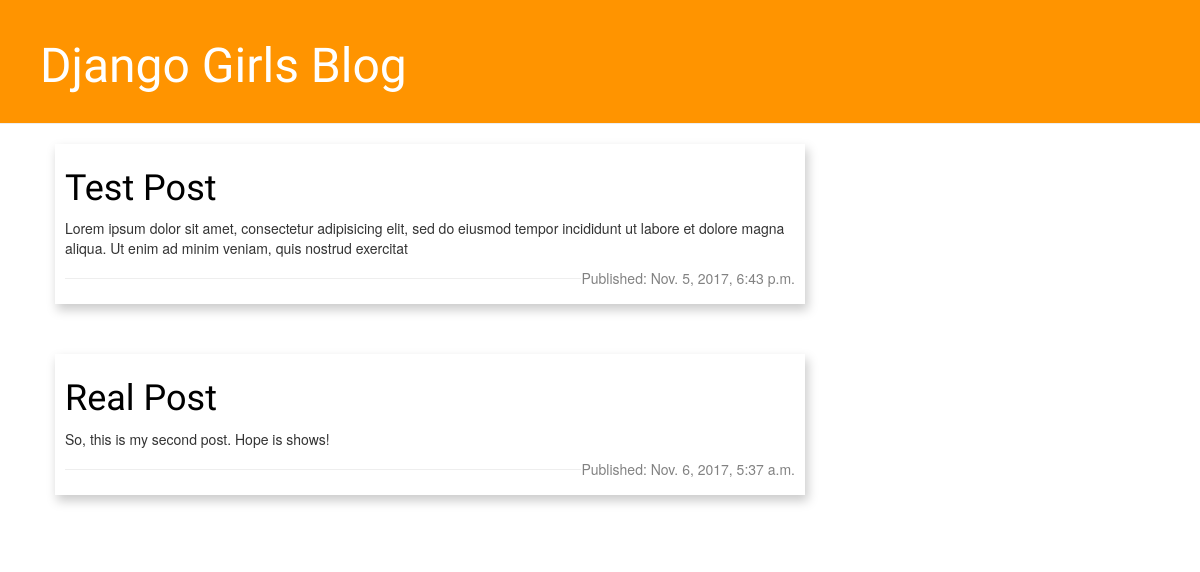
Before: / with the older database file.
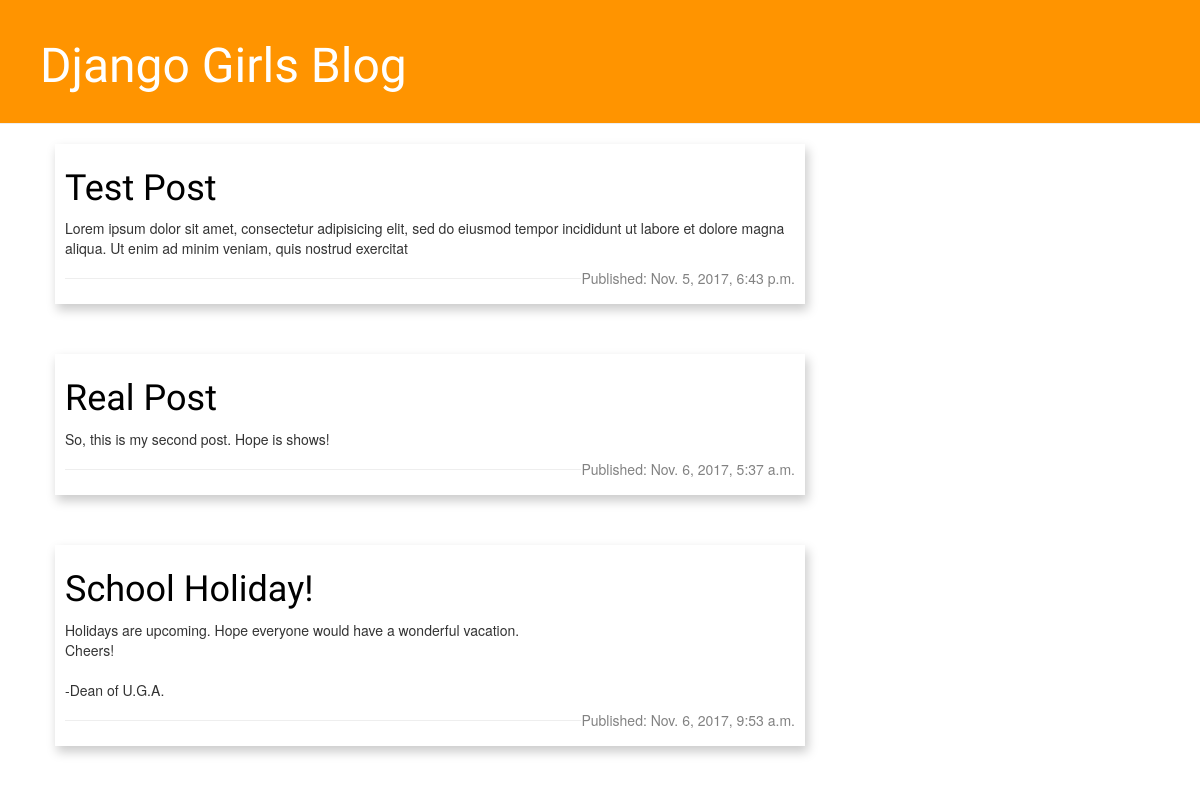
After: the same page with the newer database file.
### blog/models.py (models this page shows, shortened)
class Post(models.Model):
    title = models.CharField(max_length=50)
    text = models.TextField(max_length=200)
    author = models.ForeignKey('auth.User')
    created_date = models.DateTimeField(default=timezone.now)
    published_date = models.DateTimeField(blank=True, null=True)

### blog/views.py (the view)
# urls.py: url(r'^$', views.post_list, name='post_list'),
def	post_list(request):
    posts = Post.objects.filter(published_date__lte=timezone.now()).order_by('published_date')
    return render(request, 'blog/post_list.html', {'posts': posts})

### blog/templates/blog/post_list.html (shortened to what this page needs)
{% load staticfiles %}
<!DOCTYPE html>
<html>
  <head>
    <link	rel="stylesheet"	href="//maxcdn.bootstrapcdn.com/bootstrap/3.2.0/css/bootstrap.min.css">
    <link	rel="stylesheet"	href="//maxcdn.bootstrapcdn.com/bootstrap/3.2.0/css/bootstrap-theme.min.css">
    <link rel="stylesheet" href="{%	static 'css/blog.css' %}">
  </head>
  <body>
    <div class="page-header">
      <h1>
        <a href="/">Django	Girls	Blog</a>
      </h1>
    </div>
    <div class="content	container">
      <div class="row">
        <div class="col-md-8">
          {% for post in posts %}
          <div class="post">
              <h1><a	href="">{{	post.title	}}</a></h1>
              <p>{{ post.text|linebreaksbr }}</p>
              <div class="date">
                <p>Published: {{ post.published_date }}</p>
              </div>
              <hr>
          </div>{% endfor %}</div>
      </div>
    </div>
  </body>
</html>

### blog/templates/blog/static/css/blog.css (style rules this page uses)
.page-header { background-color: #ff9400; margin-top: 0; padding: 20px 20px 20px 40px; }
.page-header h1, .page-header h1 a, .page-header h1 a:visited, .page-header h1 a:active { color: #ffffff; font-size: 36pt; text-decoration: none; }
.content { margin-left: 40px; }
h1, h2, h3, h4 { font-family: 'Lobster', cursive; }
.date { float: right; color: #828282; }
.post { margin-bottom: 50px; padding: 5px 10px; box-shadow: 2px 5px 10px .5px #CCC; }
.post h1 a, .post h1 a:visited { color: #000000; }

Changed rows visible on the page:
added Post: title "School Holiday!", text "Holidays are upcoming. Hope everyone would have a wonderful vacation. Cheers! -Dean of U.G.A.", published_date "Nov. 6, 2017, 9:53 a.m."
